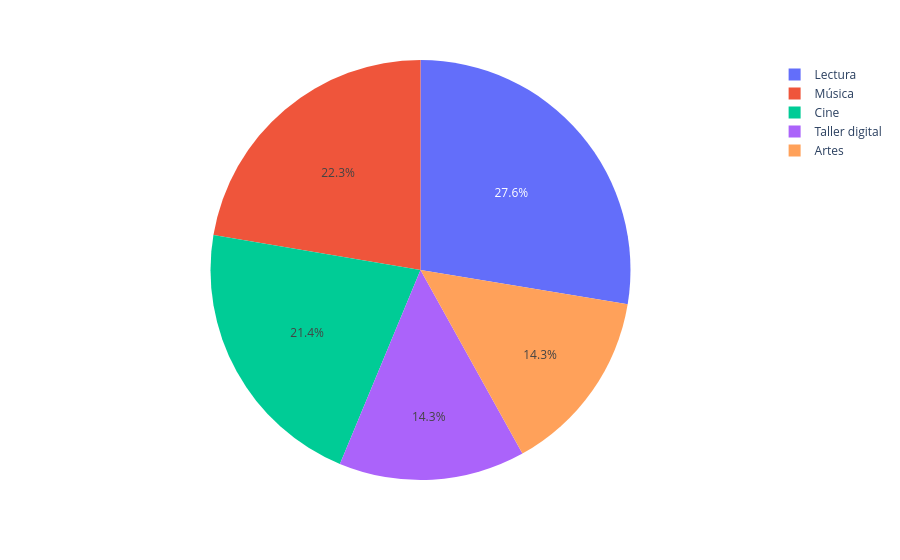

Notebook code for this chart:
### Markdown cell above
## 2. Gráfico de Pastel

### Code cell
fig = px.pie(data_frame=df_plot, values="total_asistentes", names="actividad")
fig.show()

### Figure 1 — Plotly figure (JSON) as saved in the notebook; plotly's stock layout.template omitted (floating-point values rounded to 4 significant figures)
{"data": [{"domain": {"x": [0, 1], "y": [0, 1]}, "hovertemplate": "actividad=%{label}<br>total_asistentes=%{value}<extra></extra>", "labels": ["Lectura", "Música", "Cine", "Taller digital", "Artes"], "legendgroup": "", "name": "", "showlegend": true, "type": "pie", "values": [8163, 6606, 6324, 4238, 4235]}], "layout": {"legend": {"tracegroupgap": 0}, "margin": {"t": 60}}}
